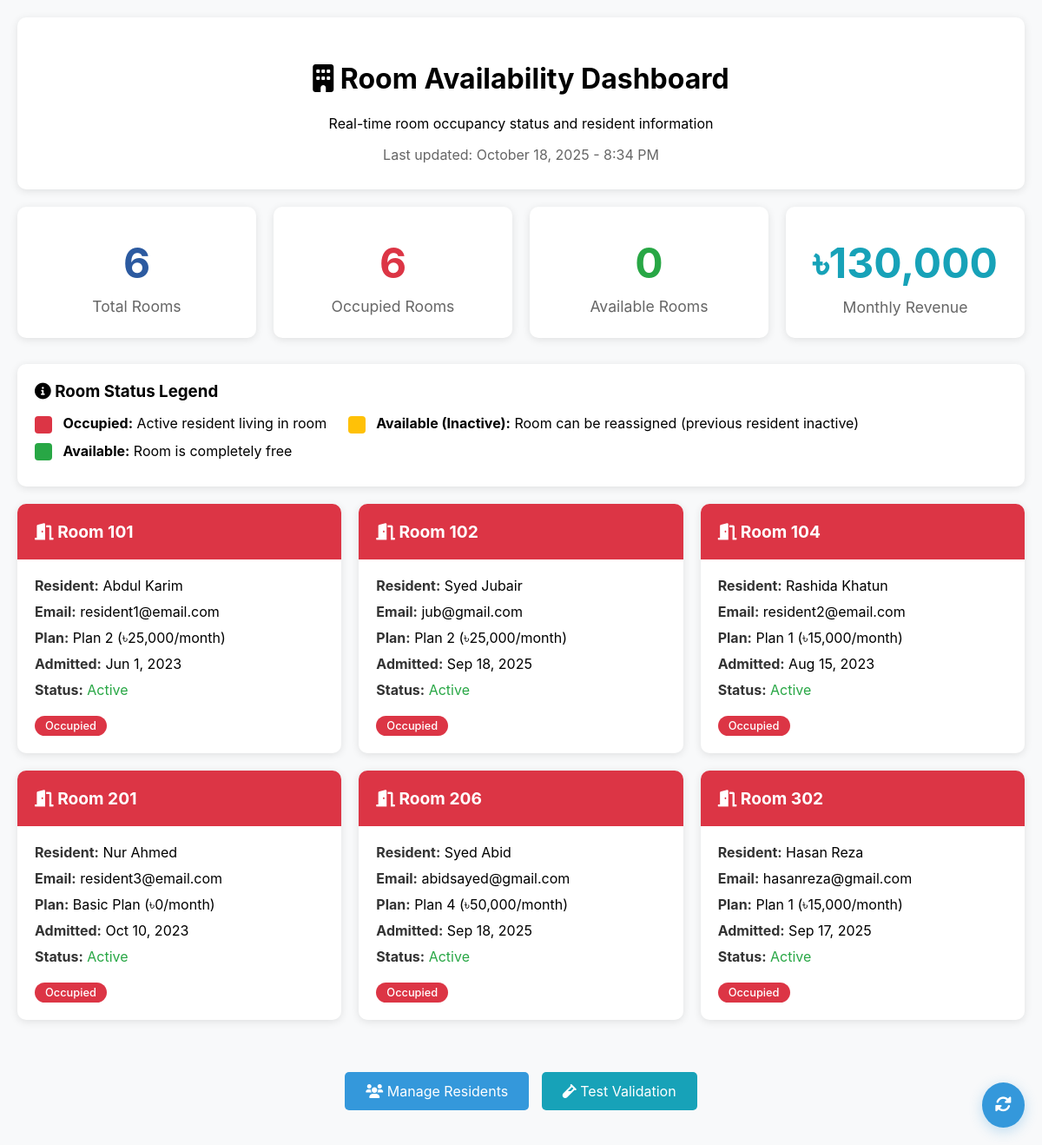
The page /admin/room_availability.php (signed in) on the database its author committed.
### tables this page shows
CREATE TABLE `residents` (
  `id` int(11) NOT NULL,
  `user_id` int(11) DEFAULT NULL,
  `room_number` varchar(10) DEFAULT NULL,
  `plan_id` int(11) DEFAULT NULL,
  `admission_date` date DEFAULT NULL,
  `medical_conditions` text DEFAULT NULL,
  `allergies` text DEFAULT NULL,
  `family_contact_info` text DEFAULT NULL,
  `payment_status` enum('Paid','Pending','Overdue') DEFAULT 'Pending',
  `last_payment_date` date DEFAULT NULL,
  `next_payment_due` date DEFAULT NULL,
  `health_score` int(11) DEFAULT 70,
  `mental_health_score` int(11) DEFAULT 70,
  `laundry_usage_current_month` int(11) DEFAULT 0,
  `cleaning_usage_current_month` int(11) DEFAULT 0,
  `created_at` timestamp NOT NULL DEFAULT current_timestamp(),
  `updated_at` timestamp NOT NULL DEFAULT current_timestamp() ON UPDATE current_timestamp()
);

CREATE TABLE `users` (
  `id` int(11) NOT NULL,
  `username` varchar(50) NOT NULL,
  `email` varchar(100) NOT NULL,
  `password` varchar(255) NOT NULL,
  `role_id` int(11) DEFAULT NULL,
  `first_name` varchar(50) NOT NULL,
  `last_name` varchar(50) NOT NULL,
  `phone` varchar(20) DEFAULT NULL,
  `address` text DEFAULT NULL,
  `date_of_birth` date DEFAULT NULL,
  `gender` enum('Male','Female','Other') DEFAULT NULL,
  `emergency_contact_name` varchar(100) DEFAULT NULL,
  `emergency_contact_phone` varchar(20) DEFAULT NULL,
  `family_contact_info` text DEFAULT NULL,
  `profile_image` varchar(255) DEFAULT NULL,
  `is_active` tinyint(1) DEFAULT 1,
  `created_at` timestamp NOT NULL DEFAULT current_timestamp(),
  `updated_at` timestamp NOT NULL DEFAULT current_timestamp() ON UPDATE current_timestamp()
);

CREATE TABLE `payment_plans` (
  `id` int(11) NOT NULL,
  `plan_name` varchar(50) NOT NULL,
  `monthly_fee` decimal(10,2) DEFAULT 0.00,
  `yearly_fee` decimal(10,2) DEFAULT 0.00,
  `laundry_limit` int(11) DEFAULT 0,
  `cleaning_limit` int(11) DEFAULT 0,
  `description` text DEFAULT NULL,
  `created_at` timestamp NOT NULL DEFAULT current_timestamp()
);

### admin/room_availability.php (the view, shortened to what this page needs)
<?php
$database = new Database();
$db = $database->getConnection();
$room_query = "SELECT r.room_number, u.first_name, u.last_name, u.is_active, u.email,
                      pp.plan_name, pp.monthly_fee, r.admission_date,
                      CASE
                          WHEN u.is_active = 1 THEN 'Occupied'
                          WHEN u.is_active = 0 THEN 'Available (Inactive Resident)'
                          ELSE 'Available'
                      END as room_status,
                      CASE
                          WHEN u.is_active = 1 THEN '#dc3545'
                          WHEN u.is_active = 0 THEN '#ffc107'
                          ELSE '#28a745'
                      END as status_color
               FROM residents r
               JOIN users u ON r.user_id = u.id
               LEFT JOIN payment_plans pp ON r.plan_id = pp.id
               ORDER BY CAST(r.room_number AS UNSIGNED) ASC";
$room_stmt = $db->prepare($room_query);
$room_stmt->execute();
$rooms = $room_stmt->fetchAll(PDO::FETCH_ASSOC);
$stats_query = "SELECT
                   COUNT(DISTINCT r.room_number) as total_rooms,
                   COUNT(CASE WHEN u.is_active = 1 THEN 1 END) as occupied_rooms,
                   COUNT(CASE WHEN u.is_active = 0 THEN 1 END) as inactive_rooms,
                   SUM(CASE WHEN u.is_active = 1 THEN pp.monthly_fee ELSE 0 END) as monthly_revenue
               FROM residents r
               JOIN users u ON r.user_id = u.id
               LEFT JOIN payment_plans pp ON r.plan_id = pp.id";
$stats_stmt = $db->prepare($stats_query);
$stats_stmt->execute();
$stats = $stats_stmt->fetch(PDO::FETCH_ASSOC);
$free_rooms = $stats['total_rooms'] - $stats['occupied_rooms'];
?>
<!DOCTYPE html>
<html lang="en">
<head>
    <link href="https://cdnjs.cloudflare.com/ajax/libs/font-awesome/6.0.0/css/all.min.css" rel="stylesheet">
</head>
<body>
    <div class="container">
        <div class="header">
            <h1><i class="fas fa-building"></i> Room Availability Dashboard</h1>
            <p>Real-time room occupancy status and resident information</p>
            <p style="color: #666; margin: 0;">Last updated: <?php echo date('F j, Y - g:i A'); ?></p>
        </div>
        <div class="stats-grid">
            <div class="stat-card">
                <div class="stat-number" style="color: #2c5aa0;"><?php echo $stats['total_rooms']; ?></div>
                <div class="stat-label">Total Rooms</div>
            </div>
            <div class="stat-card">
                <div class="stat-number" style="color: #dc3545;"><?php echo $stats['occupied_rooms']; ?></div>
                <div class="stat-label">Occupied Rooms</div>
            </div>
            <div class="stat-card">
                <div class="stat-number" style="color: #28a745;"><?php echo $free_rooms; ?></div>
                <div class="stat-label">Available Rooms</div>
            </div>
            <div class="stat-card">
                <div class="stat-number" style="color: #17a2b8;">৳<?php echo number_format($stats['monthly_revenue']); ?></div>
                <div class="stat-label">Monthly Revenue</div>
            </div>
        </div>
        <div class="legend">
            <h3 style="margin: 0 0 15px 0;"><i class="fas fa-info-circle"></i> Room Status Legend</h3>
            <div class="legend-item">
                <span class="legend-color" style="background: #dc3545;"></span>
                <strong>Occupied:</strong> Active resident living in room
            </div>
            <div class="legend-item">
                <span class="legend-color" style="background: #ffc107;"></span>
                <strong>Available (Inactive):</strong> Room can be reassigned (previous resident inactive)
            </div>
            <div class="legend-item">
                <span class="legend-color" style="background: #28a745;"></span>
                <strong>Available:</strong> Room is completely free
            </div>
        </div>
        <div class="rooms-grid">
            <?php foreach ($rooms as $room): ?>
            <div class="room-card">
                <div class="room-header" style="background: <?php echo $room['status_color']; ?>;">
                    <i class="fas fa-door-open"></i> Room <?php echo htmlspecialchars($room['room_number']); ?>
                </div>
                <div class="room-body">
                    <?php if ($room['first_name']): ?>
                        <div class="room-info">
                            <strong>Resident:</strong> <?php echo htmlspecialchars($room['first_name'] . ' ' . $room['last_name']); ?>
                        </div>
                        <div class="room-info">
                            <strong>Email:</strong> <?php echo htmlspecialchars($room['email']); ?>
                        </div>
                        <div class="room-info">
                            <strong>Plan:</strong> <?php echo htmlspecialchars($room['plan_name']); ?> (৳<?php echo number_format($room['monthly_fee']); ?>/month)
                        </div>
                        <div class="room-info">
                            <strong>Admitted:</strong> <?php echo date('M j, Y', strtotime($room['admission_date'])); ?>
                        </div>
                        <div class="room-info">
                            <strong>Status:</strong>
                            <span style="color: <?php echo $room['is_active'] ? '#28a745' : '#dc3545'; ?>;">
                                <?php echo $room['is_active'] ? 'Active' : 'Inactive'; ?>
                            </span>
                        </div>
                    <?php endif; ?>
                    <span class="status-badge" style="background: <?php echo $room['status_color']; ?>;">
                        <?php echo $room['room_status']; ?>
                    </span>
                </div>
            </div>
            <?php endforeach; ?>
        </div>
        <div style="text-align: center; margin-top: 40px; padding: 20px;">
            <a href="residents.php" style="display: inline-block; padding: 12px 24px; background: #3498db; color: white; text-decoration: none; border-radius: 5px; margin-right: 10px;">
                <i class="fas fa-users"></i> Manage Residents
            </a>
            <a href="test_validation.php" style="display: inline-block; padding: 12px 24px; background: #17a2b8; color: white; text-decoration: none; border-radius: 5px;">
                <i class="fas fa-vial"></i> Test Validation
            </a>
        </div>
    </div>
    <button class="refresh-btn" onclick="window.location.reload()" title="Refresh Data">
        <i class="fas fa-sync-alt"></i>
    </button>
</body>
</html>

### admin/room_availability.php (style rules this page uses)
body { font-family: -apple-system, BlinkMacSystemFont, "Segoe UI", Roboto, sans-serif; background: #f8f9fa; margin: 0; padding: 20px; }
.container { max-width: 1200px; margin: 0 auto; }
.header { background: white; padding: 30px; border-radius: 10px; box-shadow: 0 2px 10px rgba(0,0,0,0.1); margin-bottom: 20px; text-align: center; }
.stats-grid { display: grid; grid-template-columns: repeat(auto-fit, minmax(250px, 1fr)); gap: 20px; margin-bottom: 30px; }
.stat-card { background: white; padding: 25px; border-radius: 10px; box-shadow: 0 2px 10px rgba(0,0,0,0.1); text-align: center; }
.stat-number { font-size: 3rem; font-weight: bold; margin: 10px 0; }
.stat-label { color: #666; font-size: 1.1rem; }
.rooms-grid { display: grid; grid-template-columns: repeat(auto-fill, minmax(300px, 1fr)); gap: 20px; }
.room-card { background: white; border-radius: 10px; box-shadow: 0 2px 10px rgba(0,0,0,0.1); overflow: hidden; transition: transform 0.2s ease; }
.room-header { padding: 20px; color: white; font-weight: bold; font-size: 1.2rem; }
.room-body { padding: 20px; }
.room-info { margin-bottom: 10px; }
.room-info strong { color: #333; }
.status-badge { display: inline-block; padding: 4px 12px; border-radius: 20px; font-size: 0.8rem; font-weight: 500; color: white; margin-top: 10px; }
.legend { background: white; padding: 20px; border-radius: 10px; box-shadow: 0 2px 10px rgba(0,0,0,0.1); margin-bottom: 20px; }
.legend-item { display: inline-block; margin-right: 20px; margin-bottom: 10px; }
.legend-color { display: inline-block; width: 20px; height: 20px; border-radius: 4px; margin-right: 8px; vertical-align: middle; }
.refresh-btn { position: fixed; bottom: 20px; right: 20px; background: #3498db; color: white; border: none; padding: 15px; border-radius: 50%; font-size: 1.2rem; cursor: pointer; box-shadow: 0 4px 15px rgba(52, 152, 219, 0.3); transition: all 0.3s ease; }

### rows shown on the page
residents: room_number "101", user.last_name "Abdul Karim", user.email "resident1@email.com", plan.plan_name "Plan 2", plan.monthly_fee "25,000", admission_date "Jun 1, 2023", room_status "Occupied"
residents: room_number "102", user.last_name "Syed Jubair", user.email "jub@gmail.com", plan.plan_name "Plan 2", plan.monthly_fee "25,000", admission_date "Sep 18, 2025", room_status "Occupied"
residents: room_number "104", user.last_name "Rashida Khatun", user.email "resident2@email.com", plan.plan_name "Plan 1", plan.monthly_fee "15,000", admission_date "Aug 15, 2023", room_status "Occupied"
residents: room_number "201", user.last_name "Nur Ahmed", user.email "resident3@email.com", plan.plan_name "Basic Plan", plan.monthly_fee "0", admission_date "Oct 10, 2023", room_status "Occupied"
residents: room_number "206", user.last_name "Syed Abid", user.email "abidsayed@gmail.com", plan.plan_name "Plan 4", plan.monthly_fee "50,000", admission_date "Sep 18, 2025", room_status "Occupied"
residents: room_number "302", user.last_name "Hasan Reza", user.email "hasanreza@gmail.com", plan.plan_name "Plan 1", plan.monthly_fee "15,000", admission_date "Sep 17, 2025", room_status "Occupied"

### other values the page prints
$stats['total_rooms'] "6"
$stats['occupied_rooms'] "6"
$free_rooms "0"
$stats['monthly_revenue'] "130,000"
